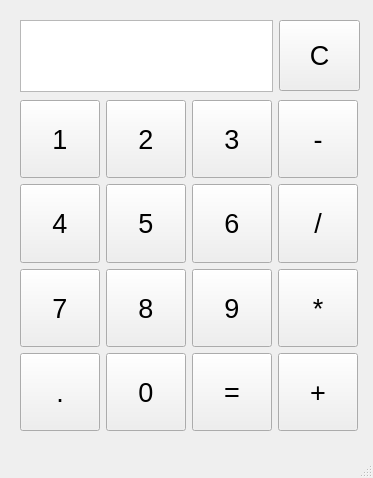
<?xml version="1.0" encoding="UTF-8"?>
<ui version="4.0">
 <class>calculadora</class>
 <widget class="QMainWindow" name="calculadora">
  <property name="geometry">
   <rect>
    <x>0</x>
    <y>0</y>
    <width>373</width>
    <height>478</height>
   </rect>
  </property>
  <property name="windowTitle">
   <string>calculadora</string>
  </property>
  <property name="layoutDirection">
   <enum>Qt::LayoutDirection::LeftToRight</enum>
  </property>
  <widget class="QWidget" name="centralwidget">
   <widget class="QWidget" name="layoutWidget">
    <property name="geometry">
     <rect>
      <x>20</x>
      <y>20</y>
      <width>341</width>
      <height>72</height>
     </rect>
    </property>
    <property name="font">
     <font>
      <family>Arial</family>
     </font>
    </property>
    <layout class="QHBoxLayout" name="horizontalLayout">
     <item>
      <widget class="QTextEdit" name="ldtext">
       <property name="maximumSize">
        <size>
         <width>253</width>
         <height>16777215</height>
        </size>
       </property>
       <property name="font">
        <font>
         <family>Arial</family>
         <pointsize>20</pointsize>
        </font>
       </property>
       <property name="layoutDirection">
        <enum>Qt::LayoutDirection::RightToLeft</enum>
       </property>
      </widget>
     </item>
     <item>
      <widget class="QPushButton" name="btnlimp">
       <property name="maximumSize">
        <size>
         <width>81</width>
         <height>71</height>
        </size>
       </property>
       <property name="font">
        <font>
         <family>Arial</family>
         <pointsize>20</pointsize>
        </font>
       </property>
       <property name="text">
        <string>C</string>
       </property>
      </widget>
     </item>
    </layout>
   </widget>
   <widget class="QWidget" name="layoutWidget">
    <property name="geometry">
     <rect>
      <x>20</x>
      <y>100</y>
      <width>341</width>
      <height>331</height>
     </rect>
    </property>
    <property name="font">
     <font>
      <family>Arial</family>
      <pointsize>20</pointsize>
     </font>
    </property>
    <layout class="QVBoxLayout" name="verticalLayout">
     <item>
      <layout class="QHBoxLayout" name="horizontalLayout_2">
       <item>
        <widget class="QPushButton" name="btn1">
         <property name="maximumSize">
          <size>
           <width>80</width>
           <height>80</height>
          </size>
         </property>
         <property name="font">
          <font>
           <family>Arial</family>
           <pointsize>20</pointsize>
          </font>
         </property>
         <property name="text">
          <string>1</string>
         </property>
        </widget>
       </item>
       <item>
        <widget class="QPushButton" name="btn2">
         <property name="maximumSize">
          <size>
           <width>80</width>
           <height>80</height>
          </size>
         </property>
         <property name="font">
          <font>
           <family>Arial</family>
           <pointsize>20</pointsize>
          </font>
         </property>
         <property name="text">
          <string>2</string>
         </property>
        </widget>
       </item>
       <item>
        <widget class="QPushButton" name="btn3">
         <property name="maximumSize">
          <size>
           <width>80</width>
           <height>80</height>
          </size>
         </property>
         <property name="font">
          <font>
           <family>Arial</family>
           <pointsize>20</pointsize>
          </font>
         </property>
         <property name="text">
          <string>3</string>
         </property>
        </widget>
       </item>
       <item>
        <widget class="QPushButton" name="btnmen">
         <property name="maximumSize">
          <size>
           <width>80</width>
           <height>80</height>
          </size>
         </property>
         <property name="font">
          <font>
           <family>Arial</family>
           <pointsize>20</pointsize>
          </font>
         </property>
         <property name="text">
          <string>-</string>
         </property>
        </widget>
       </item>
      </layout>
     </item>
     <item>
      <layout class="QHBoxLayout" name="horizontalLayout_3">
       <item>
        <widget class="QPushButton" name="btn4">
         <property name="maximumSize">
          <size>
           <width>80</width>
           <height>80</height>
          </size>
         </property>
         <property name="font">
          <font>
           <family>Arial</family>
           <pointsize>20</pointsize>
          </font>
         </property>
         <property name="text">
          <string>4</string>
         </property>
        </widget>
       </item>
       <item>
        <widget class="QPushButton" name="btn5">
         <property name="maximumSize">
          <size>
           <width>80</width>
           <height>80</height>
          </size>
         </property>
         <property name="font">
          <font>
           <family>Arial</family>
           <pointsize>20</pointsize>
          </font>
         </property>
         <property name="text">
          <string>5</string>
         </property>
        </widget>
       </item>
       <item>
        <widget class="QPushButton" name="btn6">
         <property name="maximumSize">
          <size>
           <width>80</width>
           <height>80</height>
          </size>
         </property>
         <property name="font">
          <font>
           <family>Arial</family>
           <pointsize>20</pointsize>
          </font>
         </property>
         <property name="text">
          <string>6</string>
         </property>
        </widget>
       </item>
       <item>
        <widget class="QPushButton" name="btndiv">
         <property name="maximumSize">
          <size>
           <width>80</width>
           <height>80</height>
          </size>
         </property>
         <property name="font">
          <font>
           <family>Arial</family>
           <pointsize>20</pointsize>
          </font>
         </property>
         <property name="text">
          <string>/</string>
         </property>
        </widget>
       </item>
      </layout>
     </item>
     <item>
      <layout class="QHBoxLayout" name="horizontalLayout_4">
       <item>
        <widget class="QPushButton" name="btn7">
         <property name="maximumSize">
          <size>
           <width>80</width>
           <height>80</height>
          </size>
         </property>
         <property name="font">
          <font>
           <family>Arial</family>
           <pointsize>20</pointsize>
          </font>
         </property>
         <property name="text">
          <string>7</string>
         </property>
        </widget>
       </item>
       <item>
        <widget class="QPushButton" name="btn8">
         <property name="maximumSize">
          <size>
           <width>80</width>
           <height>80</height>
          </size>
         </property>
         <property name="font">
          <font>
           <family>Arial</family>
           <pointsize>20</pointsize>
          </font>
         </property>
         <property name="text">
          <string>8</string>
         </property>
        </widget>
       </item>
       <item>
        <widget class="QPushButton" name="btn9">
         <property name="maximumSize">
          <size>
           <width>80</width>
           <height>80</height>
          </size>
         </property>
         <property name="font">
          <font>
           <family>Arial</family>
           <pointsize>20</pointsize>
          </font>
         </property>
         <property name="text">
          <string>9</string>
         </property>
        </widget>
       </item>
       <item>
        <widget class="QPushButton" name="btnmult">
         <property name="maximumSize">
          <size>
           <width>80</width>
           <height>80</height>
          </size>
         </property>
         <property name="font">
          <font>
           <family>Arial</family>
           <pointsize>20</pointsize>
          </font>
         </property>
         <property name="text">
          <string>*</string>
         </property>
        </widget>
       </item>
      </layout>
     </item>
     <item>
      <layout class="QHBoxLayout" name="horizontalLayout_5">
       <item>
        <widget class="QPushButton" name="btnpon">
         <property name="maximumSize">
          <size>
           <width>80</width>
           <height>80</height>
          </size>
         </property>
         <property name="font">
          <font>
           <family>Arial</family>
           <pointsize>20</pointsize>
          </font>
         </property>
         <property name="text">
          <string>.</string>
         </property>
        </widget>
       </item>
       <item>
        <widget class="QPushButton" name="btn0">
         <property name="maximumSize">
          <size>
           <width>80</width>
           <height>80</height>
          </size>
         </property>
         <property name="font">
          <font>
           <family>Arial</family>
           <pointsize>20</pointsize>
          </font>
         </property>
         <property name="text">
          <string>0</string>
         </property>
        </widget>
       </item>
       <item>
        <widget class="QPushButton" name="btnigua">
         <property name="maximumSize">
          <size>
           <width>80</width>
           <height>80</height>
          </size>
         </property>
         <property name="font">
          <font>
           <family>Arial</family>
           <pointsize>20</pointsize>
          </font>
         </property>
         <property name="text">
          <string>=</string>
         </property>
        </widget>
       </item>
       <item>
        <widget class="QPushButton" name="btnmais">
         <property name="maximumSize">
          <size>
           <width>80</width>
           <height>80</height>
          </size>
         </property>
         <property name="font">
          <font>
           <family>Arial</family>
           <pointsize>20</pointsize>
          </font>
         </property>
         <property name="text">
          <string>+</string>
         </property>
        </widget>
       </item>
      </layout>
     </item>
    </layout>
   </widget>
  </widget>
  <widget class="QMenuBar" name="menubar">
   <property name="geometry">
    <rect>
     <x>0</x>
     <y>0</y>
     <width>373</width>
     <height>21</height>
    </rect>
   </property>
  </widget>
  <widget class="QStatusBar" name="statusbar"/>
 </widget>
 <resources/>
 <connections/>
</ui>
